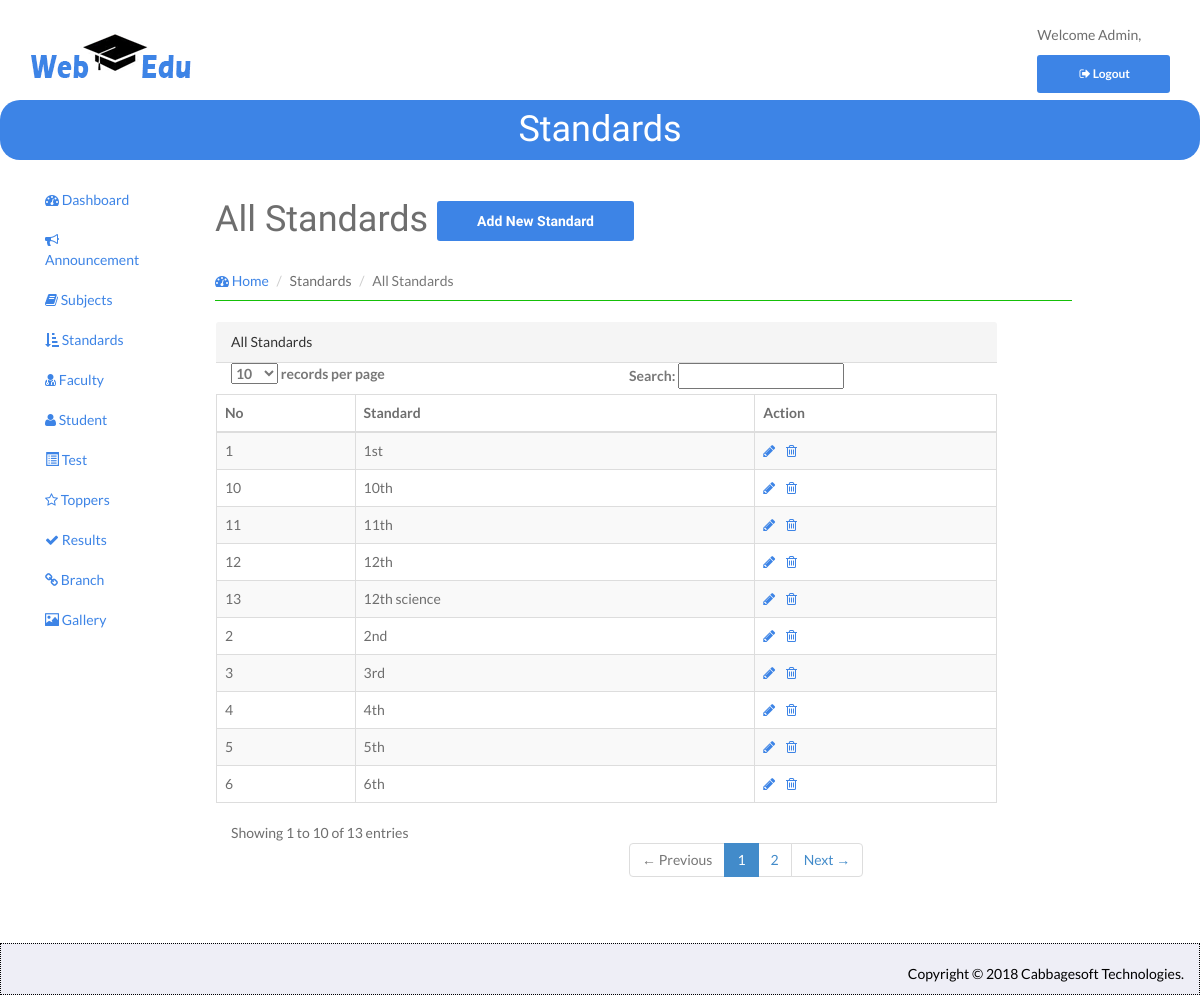
Screenshot of /admin/index.php/standard_controller/ViewStandard with the database file from the repository.
### tables this page shows
CREATE TABLE `standard_mst` (
  `standard_id` int(11) NOT NULL,
  `standard` varchar(250) DEFAULT NULL
);

### admin/application/controllers/Standard_Controller.php (called while the page is built, shortened)
<?php
class Standard_Controller extends CI_Controller {
    function __construct() {
        $this->load->model('Standard_Model');
    }
    public function ViewStandard() {
        $result['res']=$this->Standard_Model->FetchRecord();
        $this->load->view('ViewStandard',$result);
    }
}

### admin/index.php (called while the page is built, shortened)
<?php
require_once BASEPATH.'core/CodeIgniter.php';

### admin/application/models/Standard_Model.php (called while the page is built, shortened)
<?php
class Standard_Model extends CI_Model {
    public function FetchRecord() {
        $this->db->select('*');
        $result = $this->db->get('standard_mst');
        return $result->result();
    }
}
?>

### admin/application/views/ViewStandard.php (the view, shortened to what this page needs)
<!DOCTYPE html>
<html>
    <head>
    </head>
    <body>
        <div id="wrapper">
            <header id="head" class="secondary" style="height:50px;">
            <div class="container">
                <h1>Standards</h1>
            </div>
        </header>
            <div id="page-wrapper">
                <div class="row" style="margin-left: 0px !important; margin-right: 18px;">
                    <div class="col-lg-9">
                        <div class="page-header">
                            <h1 class="heading">All Standards <a href="#" data-toggle="modal" data-target="#AddStandard" class="btn btn-info">Add New Standard</a></h1>
                            <ol class="breadcrumb">
                            <li><a href="<?php echo base_url("index.php/Login_Controller/Home"); ?>"><i class="fa fa-dashboard"></i> Home</a></li>
                            <li>Standards</li>
                            <li class="active">All Standards</li>
                        </ol>
                          </div>
                    </div>
                <div class="row">
                    <div class="col-lg-8" style="padding-right: 0px;">
                        <div class="panel panel-default">
                            <div class="panel-heading">
                                All Standards
                            </div>
                            <div class="panel-body">
                                <?php if(isset($res)) {?>
                                <div class="table-responsive">
                                    <table id="example" class="table table-striped table-bordered table-hover">
                                        <thead>
                                            <tr>
                                                <th>No</th>
                                                <th>Standard</th>
                                                <th>Action</th>
                                            </tr>
                                        </thead>
                                        <tbody>
                                            <?php $no=1; foreach ($res as $value) {?>
                                            <tr>
                                                <td><?php echo $no; $no++?></td>
                                                <td><?php echo $value->standard;?></td>
                                                <td>
                                                    <a href="<?php echo base_url("index.php/Standard_Controller/EditStandard/$value->standard_id")?>" data-toggle="tooltip" data-placement="top" title="Edit"><i class="fa fa-pencil update"></i></a>&nbsp;&nbsp;&nbsp;
                                                    <a  onclick="return confirm('Are You Sure Remove This Record ');" href="<?php  echo base_url("index.php/Standard_Controller/DeleteStandard/$value->standard_id")?>" data-toggle="tooltip" data-placement="top" title="Delete">
                                                        <i class="fa fa-trash-o delete"></i>
                                                    </a>
                                                </td>
                                            </tr>
                                            <?php }?>
                                        </tbody>
                                    </table>
                                </div>
                                <?php } ?>
                            </div>
                        </div>
                    </div>
                </div>
            </div>
            </div>
        </div>
    </body>
</html>

### admin/assets/css/style.css (style rules this page uses)
body { font-family: 'Lato', sans-serif; font-weight: normal; color: #6E6E6E; }
h1, h2, h3, h4, h5, h6 { font-weight: normal; font-family: 'Oswald', sans-serif; }
h1, .h1, h2, .h2, h3, .h3 { margin-top: 0px; }
a { color:#3d84e6; }
#head { background-size: cover; height: 600px; text-align: center; color: white; font-weight: 300; position: relative; background-position-x: center; }
#head.secondary { height: 60px; min-height: 60px; padding-top: 0px; border-radius: 20px 20px; }
.panel { margin-bottom: 0px; background-color: transparent; border: 1px solid transparent; border-radius: 0px; -webkit-box-shadow: none; box-shadow: none; }
.panel-body { padding: 0px; }
.page-header { border-bottom: 1px solid #15c008; }
.breadcrumb { background: none; padding: 0; margin: 30px 0 0px 0; }
#head.secondary { padding-top: 0px; background:#3d84e6; background-size: cover; text-align: center; padding:10px 0; height: 60px; }
#head.secondary h1 { COLOR: #fff; text-align: center; }
.btn { background: #3d84e6; color: #fff; }

### admin/application/views/ViewStandard.php (style rules this page uses)
.row { margin-left: 0px; }

### rows the page displays
standard_mst: standard "1st"
standard_mst: standard "2nd"
standard_mst: standard "3rd"
standard_mst: standard "4th"
standard_mst: standard "5th"
standard_mst: standard "6th"
standard_mst: standard "10th"
standard_mst: standard "11th"
standard_mst: standard "12th"
standard_mst: standard "12th science"
